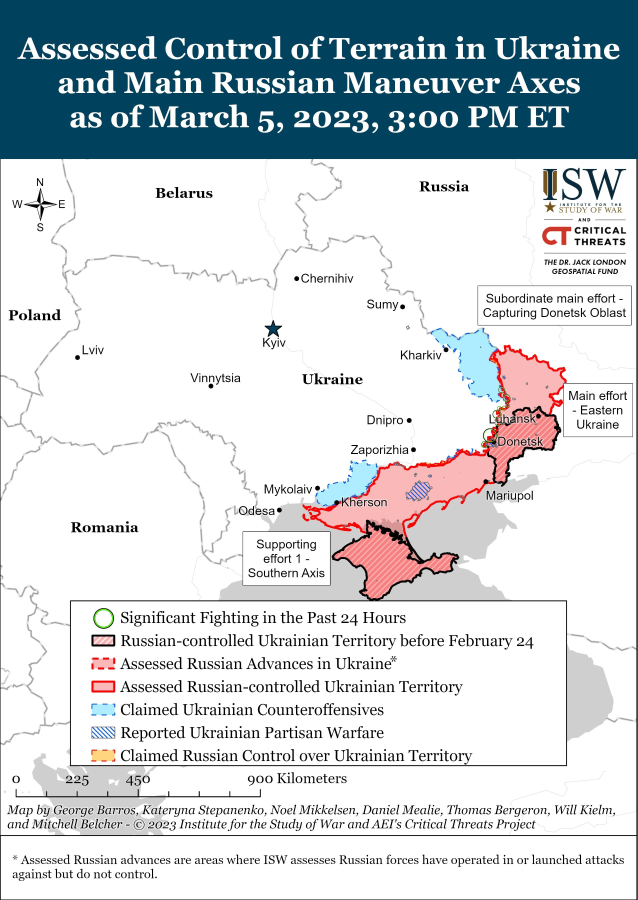
#> input picture Data/pictures/march5jpeg.jpeg, 2550 x 3600 px, found by its file name (shown at 1/4 size)
$ python pythontest.py
#> lines starting #> are read from the running program, lines starting #| are printed output that depends on the picture; after the words box and inside, x2 and y2 are one past the last pixel; in counts of white or black regions, pixels touching at a corner belong together; long printed decimals are rounded
#Based on https://stackoverflow.com/questions/66757199/color-percentage-in-image-for-python-using-opencv
import cv2
import numpy as np

# Read image
imagePath = "Data/pictures/march5jpeg.jpeg"
img = cv2.imread(imagePath)
#> img is the input picture: shape (3600, 2550, 3); mean B, G, R 213.9, 209.6, 202

# Here, you define your target color as
# a tuple of three values: RGB
red = [233,150,122]
#Over 255 > out of bounds
#red = [250,184,185]
# [233,150,122] - Russian controlled Ukrainian terriritory before 24 feb

# 250,184,185,255

# You define an interval that covers the values
# in the tuple and are below and above them by diff
diff = 70

# Be aware that opencv loads image in BGR format,
# that's why the color values have been adjusted here:
boundaries = [([red[2], red[1]-diff, red[0]-diff],
           [red[2]+diff, red[1]+diff, red[0]+diff])]


# Clip the values in boundaries to be between 0 and 255
boundaries = np.clip(boundaries, 0, 255)

# Scale your BIG image into a small one:
scalePercent = 0.3

# Calculate the new dimensions
width = int(img.shape[1] * scalePercent)
#> width = 765
height = int(img.shape[0] * scalePercent)
#> height = 1080
newSize = (width, height)
#> newSize = (765, 1080)

# Resize the image:
img = cv2.resize(img, newSize, None, None, None, cv2.INTER_AREA)
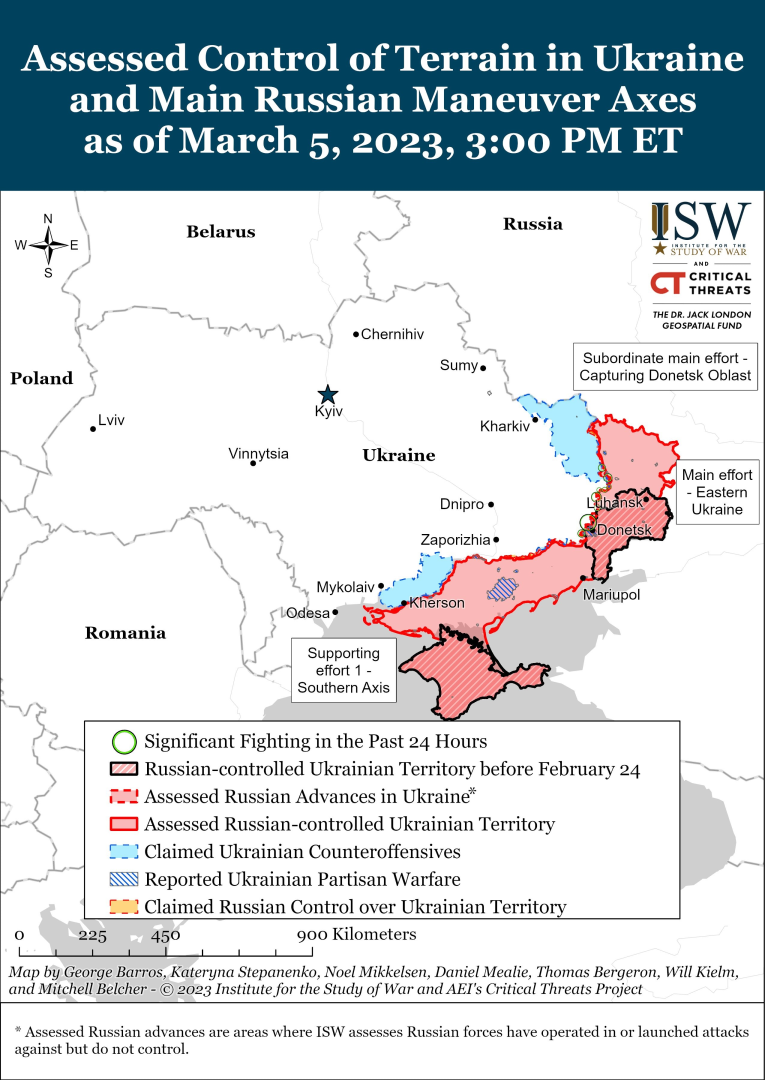
#> img: shape (1080, 765, 3); mean B, G, R 213.9, 209.6, 202

# check out the image resized:
cv2.imshow("img resized", img)
cv2.waitKey(0)


# for each range in your boundary list:
for (lower, upper) in boundaries:

    # You get the lower and upper part of the interval:
    lower = np.array(lower, dtype=np.uint8)
    upper = np.array(upper, dtype=np.uint8)

    # cv2.inRange is used to binarize (i.e., render in white/black) an image
    # All the pixels that fall inside your interval [lower, uipper] will be white
    # All the pixels that do not fall inside this interval will
    # be rendered in black, for all three channels:
    mask = cv2.inRange(img, lower, upper)

    # Check out the binary mask:
    cv2.imshow("binary mask", mask)
    cv2.waitKey(0)

    # Now, you AND the mask and the input image
    # All the pixels that are white in the mask will
    # survive the AND operation, all the black pixels
    # will remain black
    output = cv2.bitwise_and(img, img, mask=mask)

    # Check out the ANDed mask:
    cv2.imshow("ANDed mask", output)
    cv2.waitKey(0)

    # You can use the mask to count the number of white pixels.
    # Remember that the white pixels in the mask are those that
    # fall in your defined range, that is, every white pixel corresponds
    # to a red pixel. Divide by the image size and you got the
    # percentage of red pixels in the original image:
    ratio_red = cv2.countNonZero(mask)/(img.size/3)

    # This is the color percent calculation, considering the resize I did earlier.
    colorPercent = (ratio_red * 100) / scalePercent

    # Print the color percent, use 2 figures past the decimal point
    print('red pixel percentage:', np.round(colorPercent, 15))

    # numpy's hstack is used to stack two images horizontally,
    # so you see the various images generated in one figure:
    cv2.imshow("images", np.hstack([img, output]))
    cv2.waitKey(0)
#> this loop made 1 pass
#> (ratio_red, colorPercent) on pass 1: (0.0367, 12.23)
#| red pixel percentage: 12.228
#> pass 1, `mask = cv2.inRange(img, lower, upper)`:
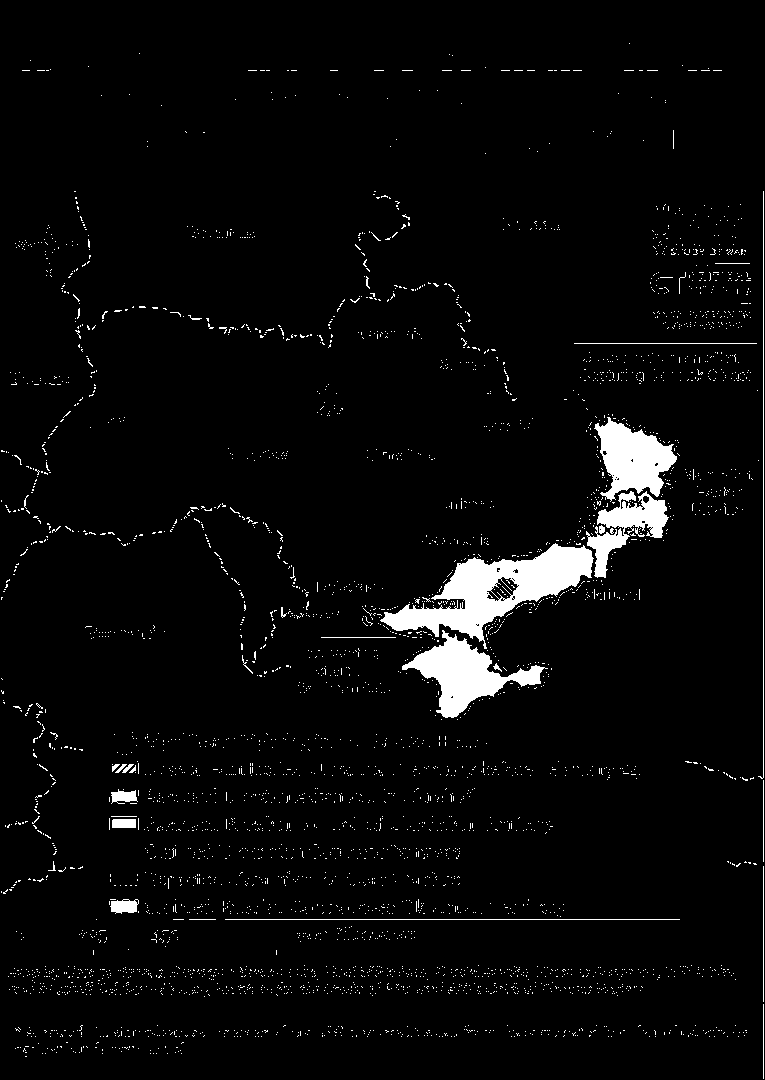
#> mask: shape (1080, 765); 3.7% white; 3950 white regions (3919 under 20 px), largest, box (x1, y1, x2, y2) and area: (380, 543, 594, 649) 8143, (402, 630, 548, 718) 4598, (594, 417, 677, 502) 3876
#> pass 1, `output = cv2.bitwise_and(img, img, mask=mask)`:
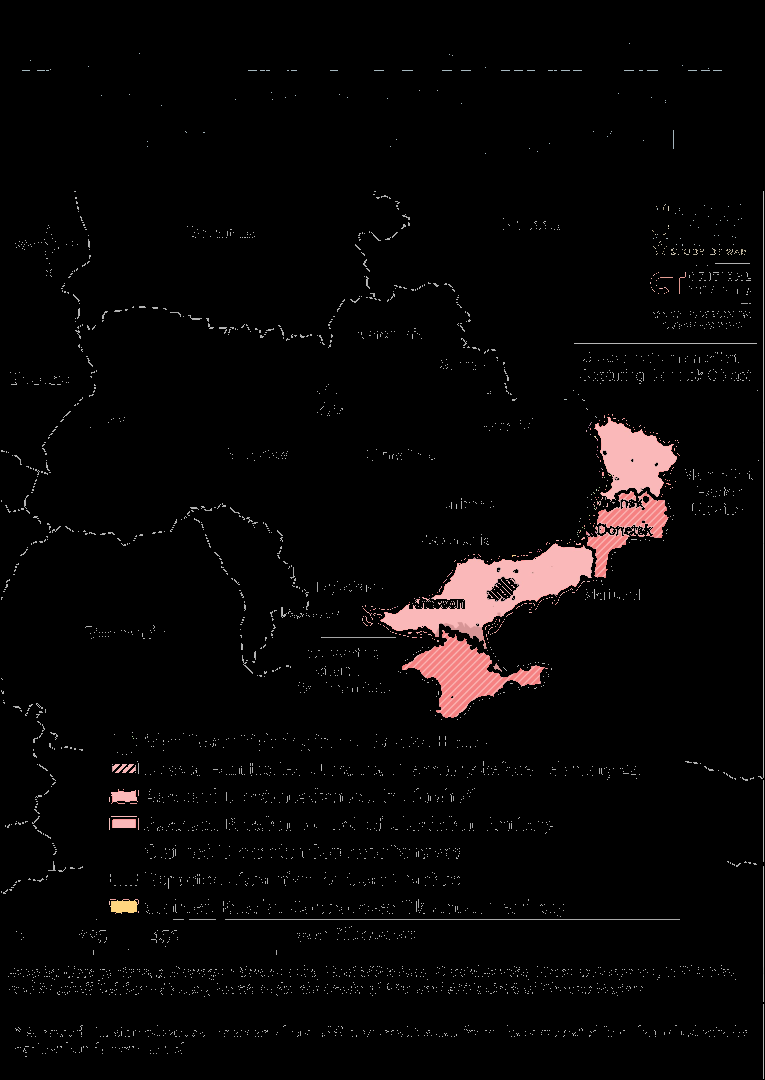
#> output: shape (1080, 765, 3); mean B, G, R 6.3, 6.3, 8.2
#> pass 1, `cv2.imshow("images", np.hstack([img, output]))`:
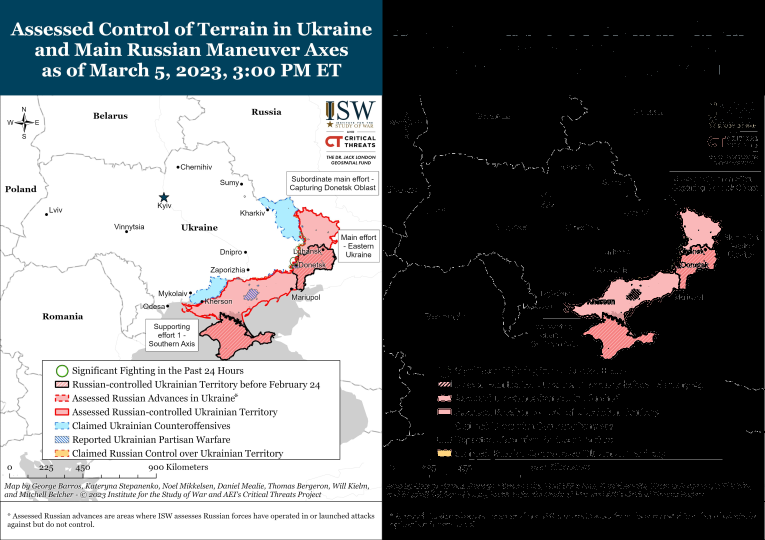
#> window 'images': shape (1080, 1530, 3) (shown at 1/2 size); mean B, G, R 110.1, 107.9, 105.1
